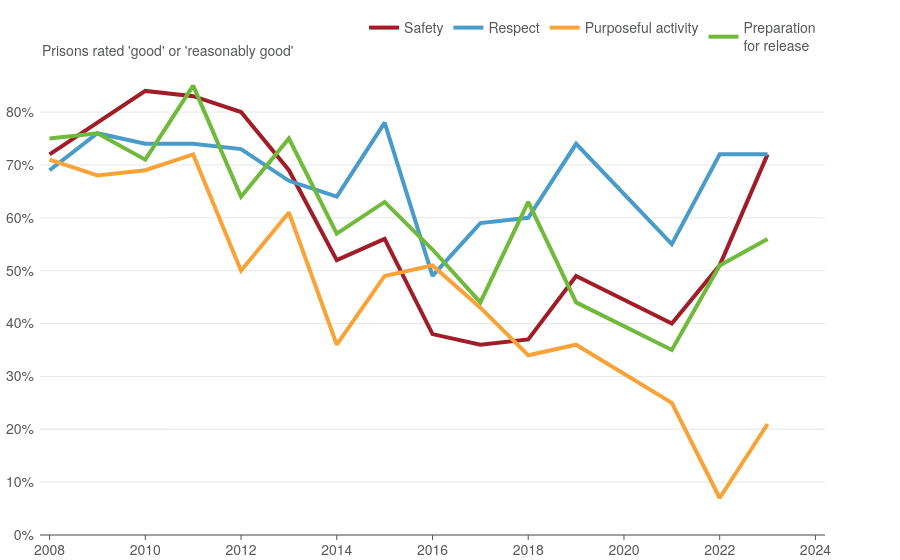

The notebook cell this image was saved under:
### Code cell
plotly_prison_standards.main()

### Figure 1 — Plotly figure (JSON) as saved in the notebook; plotly's stock layout.template omitted (floating-point values rounded to 4 significant figures)
{"data": [{"hovertemplate": "%{y}", "mode": "lines", "name": "Safety", "text": ["Safety", "Safety", "Safety", "Safety", "Safety", "Safety", "Safety", "Safety", "Safety", "Safety", "Safety", "Safety", "Safety", "Safety", "Safety"], "type": "scatter", "x": [2008, 2009, 2010, 2011, 2012, 2013, 2014, 2015, 2016, 2017, 2018, 2019, 2021, 2022, 2023], "y": [72, 78, 84, 83, 80, 69, 52, 56, 38, 36, 37, 49, 40, 51, 72]}, {"hovertemplate": "%{y}", "mode": "lines", "name": "Respect", "text": ["Respect", "Respect", "Respect", "Respect", "Respect", "Respect", "Respect", "Respect", "Respect", "Respect", "Respect", "Respect", "Respect", "Respect", "Respect"], "type": "scatter", "x": [2008, 2009, 2010, 2011, 2012, 2013, 2014, 2015, 2016, 2017, 2018, 2019, 2021, 2022, 2023], "y": [69, 76, 74, 74, 73, 67, 64, 78, 49, 59, 60, 74, 55, 72, 72]}, {"hovertemplate": "%{y}", "mode": "lines", "name": "Purposeful activity", "text": ["Purposeful activity", "Purposeful activity", "Purposeful activity", "Purposeful activity", "Purposeful activity", "Purposeful activity", "Purposeful activity", "Purposeful activity", "Purposeful activity", "Purposeful activity", "Purposeful activity", "Purposeful activity", "Purposeful activity", "Purposeful activity", "Purposeful activity"], "type": "scatter", "x": [2008, 2009, 2010, 2011, 2012, 2013, 2014, 2015, 2016, 2017, 2018, 2019, 2021, 2022, 2023], "y": [71, 68, 69, 72, 50, 61, 36, 49, 51, 43, 34, 36, 25, 7, 21]}, {"hovertemplate": "%{y}", "mode": "lines", "name": "Preparation<br>for release", "text": ["Preparation<br>for release", "Preparation<br>for release", "Preparation<br>for release", "Preparation<br>for release", "Preparation<br>for release", "Preparation<br>for release", "Preparation<br>for release", "Preparation<br>for release", "Preparation<br>for release", "Preparation<br>for release", "Preparation<br>for release", "Preparation<br>for release", "Preparation<br>for release", "Preparation<br>for release", "Preparation<br>for release"], "type": "scatter", "x": [2008, 2009, 2010, 2011, 2012, 2013, 2014, 2015, 2016, 2017, 2018, 2019, 2021, 2022, 2023], "y": [75, 76, 71, 85, 64, 75, 57, 63, 54, 44, 63, 44, 35, 51, 56]}], "layout": {"annotations": [{"font": {"size": 14}, "showarrow": false, "text": "Prisons rated 'good' or 'reasonably good'", "x": 0, "xanchor": "left", "xref": "paper", "y": 1, "yanchor": "bottom", "yref": "paper"}], "clickmode": "event", "hoverlabel": {"bgcolor": "rgba(247, 242, 242, 0.8)"}, "hovermode": "x unified", "legend": {"orientation": "h", "x": 0.995, "xanchor": "right", "y": 1, "yanchor": "bottom"}, "margin": {"l": 40, "r": 75}, "showlegend": true, "xaxis": {"range": [2008.0, 2024.0]}, "yaxis": {"rangemode": "tozero", "ticksuffix": "%"}}}
